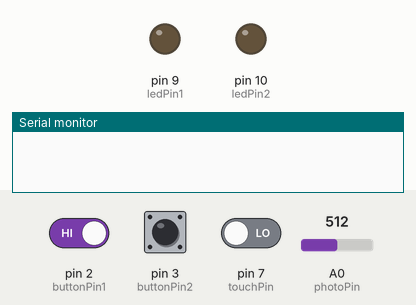
This sketch was run on a simulated Arduino Uno, built with avr-gcc and run on an emulated ATmega328P. Shown: output pins drawn as LEDs (lit = HIGH), the last lines printed to the serial monitor. The test bench sets the inputs (shaded band); at power-on: pin 2 (buttonPin1) HIGH, pin 7 (touchPin) LOW, pin 3 (buttonPin2) HIGH, A0 (photoPin) = 512.

Above: at 1.2 s.
1.3 s: pin 2 (buttonPin1) driven LOW and pin 7 (touchPin) driven HIGH
At 2.4 s:
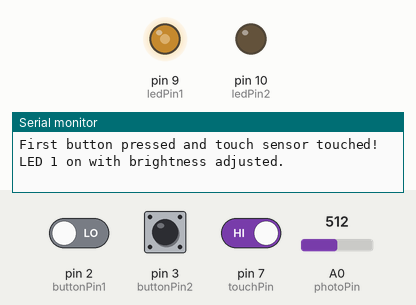
2.8 s: pin 3 (buttonPin2) pulled LOW for 0.15 s
At 2.97 s:
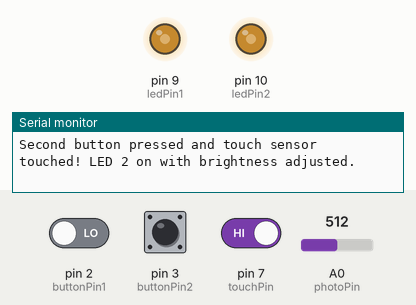
4.5 s: A0 (photoPin) set to 716
At 5.8 s:
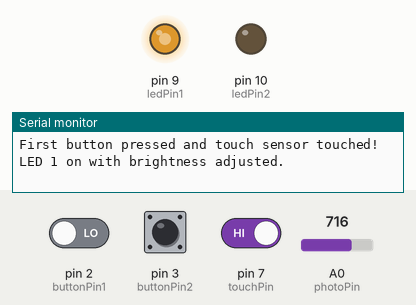
6.1 s: pin 3 (buttonPin2) pulled LOW for 1 s
At 6.5 s:
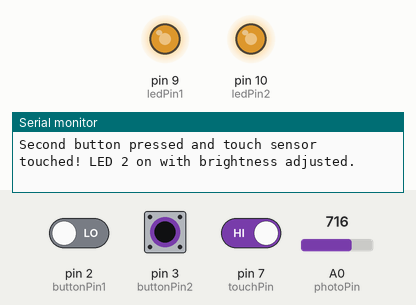
8.6 s: A0 (photoPin) set to 900
At 9.3 s:
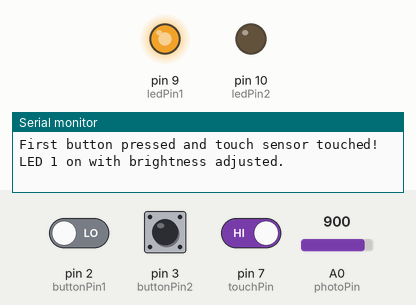
10.1 s: pin 3 (buttonPin2) pulled LOW for 0.15 s
At 10.27 s:
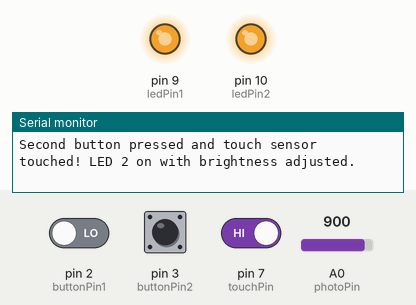
Timing chart, 0 to 12.8 s (numbered marks = the images above; inputs shaded):
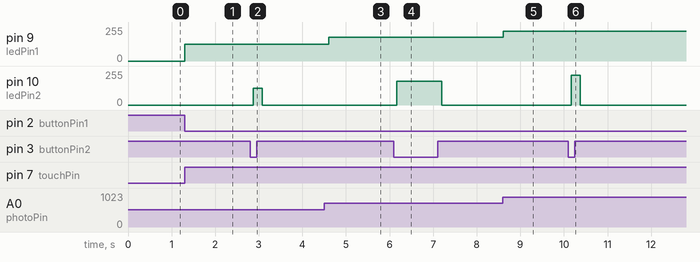

Measured:
- after the input at 1.3 s, pin 9 (ledPin1): 0/255 → 127/255 at once
- after the input at 2.8 s, pin 10 (ledPin2): 0/255 → 127/255 after 0.07 s, → 0/255 0.21 s later
- after the input at 4.5 s, pin 9 (ledPin1): 127/255 → 178/255 after 0.10 s
- after the input at 6.1 s, pin 10 (ledPin2): 0/255 → 178/255 after 0.07 s, → 0/255 1.0 s later
- after the input at 8.6 s, pin 9 (ledPin1): 178/255 → 224/255 at once
- after the input at 10.1 s, pin 10 (ledPin2): 0/255 → 224/255 after 0.07 s, → 0/255 0.21 s later

The sketch:

Cogs_City_Day8_touch_sensor.ino
```cpp
// Day 8 Code for Cogsworth City Adventure Kit
// Inventr.io
// Used internal pull-up resistors and a touch sensor
//
// Lori Pfahler
// September 2024

const int buttonPin1 = 2;  // the pin where the first button is connected
const int buttonPin2 = 3;  // the pin where the second button is connected
const int ledPin1 = 9;     // the pin where the first LED is connected
const int ledPin2 = 10;     // the pin where the second LED is connected
const int touchPin = 7;     // the pin where the touch sensor is connected
const int photoPin = A0;   // the pin where the photoresistor is connected

int buttonState1 = 0;      // variable for reading the first button status
int buttonState2 = 0;      // variable for reading the second button status
int touchState = 0;         // variable for reading the touch sensor status
int photoValue = 0;        // variable for reading the photoresistor value

void setup() {
  pinMode(buttonPin1, INPUT_PULLUP);  // initialize the first button pin as an input
  pinMode(buttonPin2, INPUT_PULLUP);  // initialize the second button pin as an input
  pinMode(ledPin1, OUTPUT);    // initialize the first LED pin as an output
  pinMode(ledPin2, OUTPUT);    // initialize the second LED pin as an output
  pinMode(touchPin, INPUT);     // initialize the touch pin as an input
  pinMode(photoPin, INPUT);    // initialize the photoresistor pin as an input
  Serial.begin(9600);          // begin serial communication for debugging
}

void loop() {
  buttonState1 = digitalRead(buttonPin1);  // read the state of the first button
  buttonState2 = digitalRead(buttonPin2);  // read the state of the second button
  touchState = digitalRead(touchPin);        // read the state of the touch sensor
  photoValue = analogRead(photoPin);       // read the value from the photoresistor

  if (buttonState1 == LOW && touchState == HIGH) {
    int brightness = map(photoValue, 0, 1023, 0, 255);  // map the photoresistor value to a brightness level
    analogWrite(ledPin1, brightness);  // adjust first LED brightness based on light level
    Serial.println("First button pressed and touch sensor touched! LED 1 on with brightness adjusted.");
  } else {
    digitalWrite(ledPin1, LOW);    // turn first LED off
  }

  if (buttonState2 == LOW && touchState == HIGH) {
    int brightness = map(photoValue, 0, 1023, 0, 255);  // map the photoresistor value to a brightness level
    analogWrite(ledPin2, brightness);  // adjust second LED brightness based on light level
    Serial.println("Second button pressed and touch sensor touched! LED 2 on with brightness adjusted.");
  } else {
    digitalWrite(ledPin2, LOW);    // turn second LED off
  }

  delay(100);  // wait for a short period before repeating the loop
}
```
